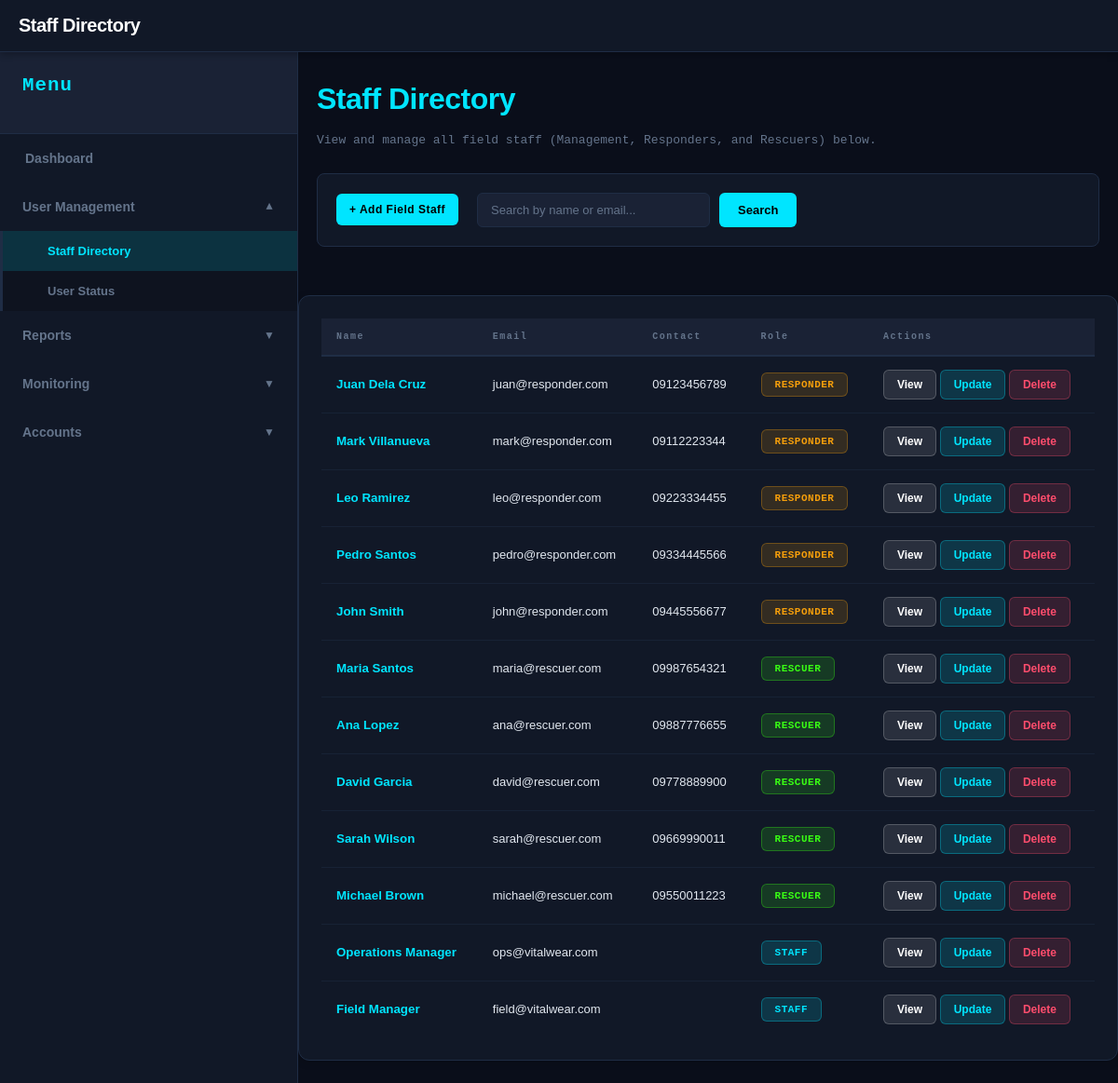
The page /public/pages/patients.php on the database its author committed.
### tables this page shows
CREATE TABLE IF NOT EXISTS responder (
    resp_id INT PRIMARY KEY AUTO_INCREMENT,
    resp_name VARCHAR(100) NOT NULL,
    resp_email VARCHAR(100) UNIQUE NOT NULL,
    resp_password VARCHAR(255) NOT NULL,
    resp_contact VARCHAR(20),
    created_at TIMESTAMP DEFAULT CURRENT_TIMESTAMP
);

CREATE TABLE IF NOT EXISTS rescuer (
    resc_id INT PRIMARY KEY AUTO_INCREMENT,
    resc_name VARCHAR(100) NOT NULL,
    resc_email VARCHAR(100) UNIQUE NOT NULL,
    resc_password VARCHAR(255) NOT NULL,
    resc_contact VARCHAR(20),
    created_at TIMESTAMP DEFAULT CURRENT_TIMESTAMP
);

CREATE TABLE IF NOT EXISTS management (
    mgmt_id INT PRIMARY KEY AUTO_INCREMENT,
    mgmt_name VARCHAR(100) NOT NULL,
    mgmt_email VARCHAR(100) UNIQUE NOT NULL,
    mgmt_password VARCHAR(255) NOT NULL,
    created_at TIMESTAMP DEFAULT CURRENT_TIMESTAMP
);

### public/pages/patients.php (the view, shortened to what this page needs)
<!DOCTYPE html>
<html lang="en">
<head>
    <link rel="stylesheet" href="../css/vitalwear.css">
</head>
<body>
    <nav class="navbar-top">
        <h2 class="navbar-brand">Staff Directory</h2>
    </nav>
    <div class="page-wrapper">
        <aside class="sidebar">
            <div class="sidebar-header">
                <h5 class="sidebar-title">Menu</h5>
            </div>
            <nav class="sidebar-nav">
                <a class="nav-link" href="index.php">Dashboard</a>
                <div class="nav-group">
                    <button class="nav-group-toggle">User Management <span class="dropdown-arrow">▼</span></button>
                    <div class="nav-group-items">
                        <a class="nav-link active" href="patients.php">Staff Directory</a>
                        <a class="nav-link" href="user_status.php">User Status</a>
                    </div>
                </div>
                <div class="nav-group">
                    <button class="nav-group-toggle">Reports <span class="dropdown-arrow">▼</span></button>
                </div>
                <div class="nav-group">
                    <button class="nav-group-toggle">Monitoring <span class="dropdown-arrow">▼</span></button>
                </div>
                <div class="nav-group">
                    <button class="nav-group-toggle">Accounts <span class="dropdown-arrow">▼</span></button>
                </div>
            </nav>
        </aside>
        <main class="main-content">
            <div style="padding: 32px 20px; max-width: 1200px; margin: 0 auto; width: 100%;">
                <h1>Staff Directory</h1>
                <p>View and manage all field staff (Management, Responders, and Rescuers) below.</p>
                <?php
                require_once __DIR__ . '/../../api/auth/config.php';
                $search = $_GET['search'] ?? '';
                $staff = [];
                try {
                    $query = "SELECT resp_id as id, resp_name as name, resp_email as email, resp_contact as contact, 'responder' as role FROM responder";
                    $stmt = $pdo->prepare($query);
                    if ($search) {
                        $stmt->execute(['search' => "%$search%"]);
                    } else {
                        $stmt->execute();
                    }
                    $responders = $stmt->fetchAll(PDO::FETCH_ASSOC);
                    $query = "SELECT resc_id as id, resc_name as name, resc_email as email, resc_contact as contact, 'rescuer' as role FROM rescuer";
                    $stmt = $pdo->prepare($query);
                    if ($search) {
                        $stmt->execute(['search' => "%$search%"]);
                    } else {
                        $stmt->execute();
                    }
                    $rescuers = $stmt->fetchAll(PDO::FETCH_ASSOC);
                    $query = "SELECT mgmt_id as id, mgmt_name as name, mgmt_email as email, '' as contact, 'staff' as role FROM management";
                    $stmt = $pdo->prepare($query);
                    if ($search) {
                        $stmt->execute(['search' => "%$search%"]);
                    } else {
                        $stmt->execute();
                    }
                    $management = $stmt->fetchAll(PDO::FETCH_ASSOC);
                    $staff = array_merge($responders, $rescuers, $management);
                } catch (Exception $e) {
                    error_log('Staff query failed: ' . $e->getMessage());
                }
                ?>
                <div class="controls-section">
                    <div class="controls-row">
                        <button type="button" class="btn btn-primary" onclick="openAddStaffModal()">+ Add Field Staff</button>
                        <form id="searchForm" class="search-form" method="GET">
                            <input
                                type="text"
                                id="searchInput"
                                name="search"
                                placeholder="Search by name or email..."
                                value="<?php echo htmlspecialchars($search); ?>"
                                class="search-input"
                            >
                            <button type="submit" class="search-button">Search</button>
                        </form>
                    </div>
                </div>
            </div>
            <div class="card">
                <div class="card-body">
                    <table class="table">
                        <thead>
                            <tr>
                                <th>Name</th>
                                <th>Email</th>
                                <th>Contact</th>
                                <th>Role</th>
                                <th>Actions</th>
                            </tr>
                        </thead>
                        <tbody>
                            <?php if (empty($staff)): ?>
                                <tr>
                                    <td colspan="5" style="text-align: center; padding: 20px; color: #888;">No staff found.</td>
                                </tr>
                            <?php else: ?>
                                <?php foreach ($staff as $person): ?>
                                    <tr class="staff-row" data-staff-id="<?php echo htmlspecialchars($person['id']); ?>" data-role="<?php echo htmlspecialchars($person['role']); ?>">
                                        <td>
                                            <button
                                                class="link-button"
                                                onclick="viewStaffDetails(
                                                    '<?php echo htmlspecialchars($person['name']); ?>',
                                                    '<?php echo htmlspecialchars($person['email']); ?>',
                                                    '<?php echo htmlspecialchars($person['contact']); ?>',
                                                    '<?php echo htmlspecialchars($person['role']); ?>'
                                                )"
                                            >
                                                <?php echo htmlspecialchars($person['name']); ?>
                                            </button>
                                        </td>
                                        <td><?php echo htmlspecialchars($person['email']); ?></td>
                                        <td><?php echo htmlspecialchars($person['contact']); ?></td>
                                        <td>
                                            <span
                                                class="role-badge <?php echo htmlspecialchars($person['role']); ?>"
                                            >
                                                <?php echo htmlspecialchars($person['role']); ?>
                                            </span>
                                        </td>
                                        <td style="white-space: nowrap;">
                                            <button
                                                type="button"
                                                class="btn-action btn-view"
                                                onclick="viewStaffDetails(
                                                    '<?php echo htmlspecialchars($person['name']); ?>',
                                                    '<?php echo htmlspecialchars($person['email']); ?>',
                                                    '<?php echo htmlspecialchars($person['contact']); ?>',
                                                    '<?php echo htmlspecialchars($person['role']); ?>'
                                                )"
                                            >
                                                View
                                            </button>
                                            <button
                                                type="button"
                                                class="btn-action btn-edit"
                                                onclick="editStaff(
                                                    <?php echo (int)$person['id']; ?>,
                                                    '<?php echo htmlspecialchars($person['name']); ?>',
                                                    '<?php echo htmlspecialchars($person['email']); ?>',
                                                    '<?php echo htmlspecialchars($person['role']); ?>',
                                                    '<?php echo htmlspecialchars($person['contact']); ?>'
                                                )"
                                            >
                                                Update
                                            </button>
                                            <button
                                                type="button"
                                                class="btn-action btn-delete"
                                                onclick="deleteStaff(<?php echo (int)$person['id']; ?>, '<?php echo htmlspecialchars($person['role']); ?>')"
                                            >
                                                Delete
                                            </button>
                                        </td>
                                    </tr>
                                <?php endforeach; ?>
                            <?php endif; ?>
                        </tbody>
                    </table>
                </div>
            </div>
        </main>
    </div>
</body>
</html>

### public/pages/patients.php (style rules this page uses)
.controls-section { background: var(--surface); border: 1px solid var(--border); border-radius: 8px; padding: 20px; margin-top: 20px; margin-bottom: 20px; }
.controls-row { display: flex; gap: 20px; align-items: center; flex-wrap: wrap; }
.search-form { display: flex; gap: 10px; }
.search-input { padding: 10px 14px; border: 1px solid var(--border); border-radius: 6px; background: var(--surface2); color: var(--text); font-size: 13px; font-family: 'Syne', sans-serif; min-width: 250px; }
.search-input::placeholder { color: var(--muted); }
.search-button { padding: 10px 20px; background: var(--accent); color: #000; border: none; border-radius: 6px; cursor: pointer; font-weight: 700; font-family: 'Syne', sans-serif; font-size: 13px; transition: all 0.2s ease; }
.link-button { background: none; border: none; color: var(--accent); cursor: pointer; text-decoration: none; font-weight: 600; padding: 0; font-family: 'Syne', sans-serif; }
.btn-action { padding: 8px 14px; border: none; border-radius: 6px; cursor: pointer; font-size: 12px; font-weight: 600; transition: all 0.2s ease; white-space: nowrap; font-family: 'Syne', sans-serif; }
.btn-edit { background: rgba(0, 229, 255, 0.15); color: var(--accent); border: 1px solid rgba(0, 229, 255, 0.3); }
.btn-view { background: rgba(255, 255, 255, 0.1); color: #fff; border: 1px solid rgba(255, 255, 255, 0.2); }
.btn-delete { background: rgba(255, 77, 109, 0.15); color: #ff4d6d; border: 1px solid rgba(255, 77, 109, 0.3); }
.role-badge { display: inline-block; padding: 6px 14px; border-radius: 6px; font-size: 11px; font-weight: 700; letter-spacing: 0.5px; font-family: 'Space Mono', monospace; text-transform: uppercase; border: 1px solid; }
.role-badge.staff { background: rgba(0, 229, 255, 0.15); color: var(--accent); border-color: rgba(0, 229, 255, 0.3); }
.role-badge.responder { background: rgba(245, 158, 11, 0.15); color: #f59e0b; border-color: rgba(245, 158, 11, 0.3); }
.role-badge.rescuer { background: rgba(57, 255, 20, 0.15); color: #39ff14; border-color: rgba(57, 255, 20, 0.3); }

### rows shown on the page
responder: resp_name "Juan Dela Cruz", resp_email "juan@responder.com", resp_contact "09123456789", role "RESPONDER"
responder: resp_name "Mark Villanueva", resp_email "mark@responder.com", resp_contact "09112223344", role "RESPONDER"
responder: resp_name "Leo Ramirez", resp_email "leo@responder.com", resp_contact "09223334455", role "RESPONDER"
responder: resp_name "Pedro Santos", resp_email "pedro@responder.com", resp_contact "09334445566", role "RESPONDER"
responder: resp_name "John Smith", resp_email "john@responder.com", resp_contact "09445556677", role "RESPONDER"
rescuer: resc_name "Maria Santos", resc_email "maria@rescuer.com", resc_contact "09987654321", role "RESCUER"
rescuer: resc_name "Ana Lopez", resc_email "ana@rescuer.com", resc_contact "09887776655", role "RESCUER"
rescuer: resc_name "David Garcia", resc_email "david@rescuer.com", resc_contact "09778889900", role "RESCUER"
rescuer: resc_name "Sarah Wilson", resc_email "sarah@rescuer.com", resc_contact "09669990011", role "RESCUER"
rescuer: resc_name "Michael Brown", resc_email "michael@rescuer.com", resc_contact "09550011223", role "RESCUER"
management: mgmt_name "Operations Manager", mgmt_email "ops@vitalwear.com", role "STAFF"
management: mgmt_name "Field Manager", mgmt_email "field@vitalwear.com", role "STAFF"
